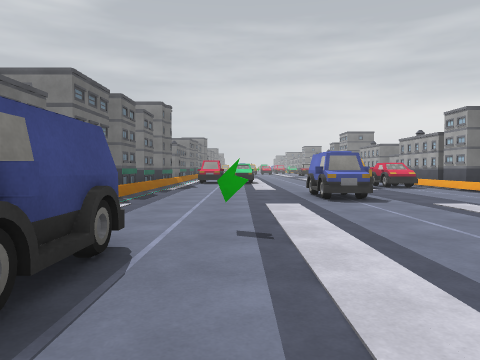
View 1 (above)

16 first-person views from a walk through a scene from a Unity 3-D project. The camera is 1.3 m above the floor, tilts 2° down and sees 70° across. The floor is counted in squares, 2 m on a side. Each view is taken from the middle of a square. On the plan, view 1 faces up. The plan holds only what a view shows up to about 10 squares ahead; the rest is blank. The place goes on beyond the plan. Some animated figures are left out. Surface patterns are stand-ins for the level's own textures.

View 2
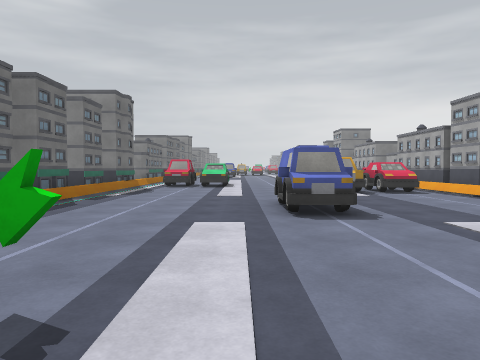

View 3
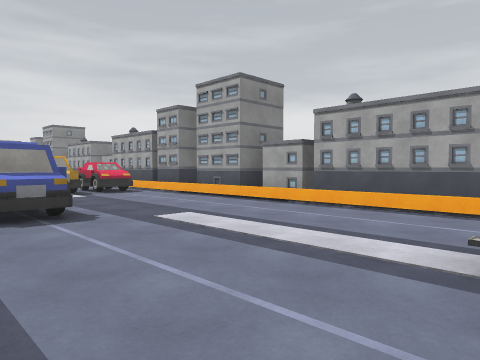

View 4
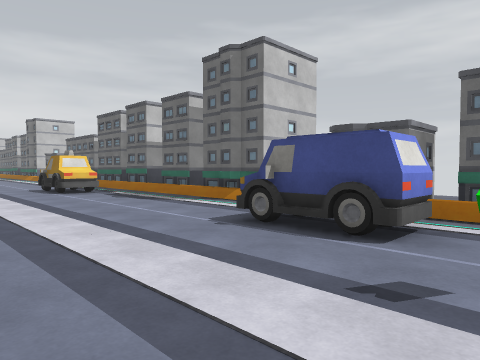

View 5
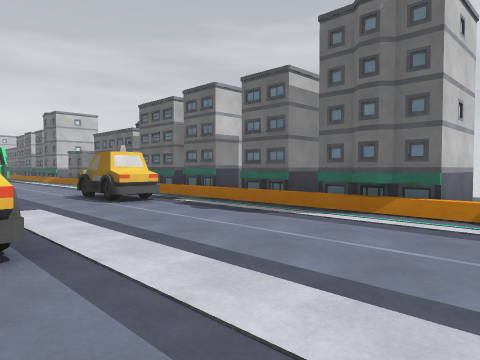

View 6
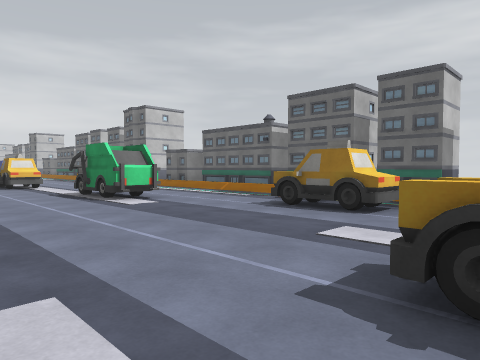

View 7
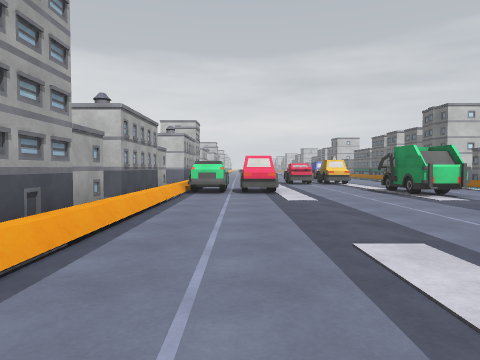

View 8
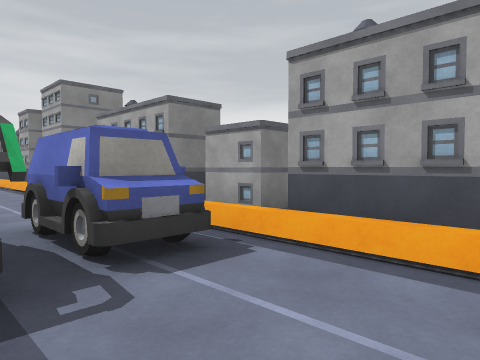

View 9
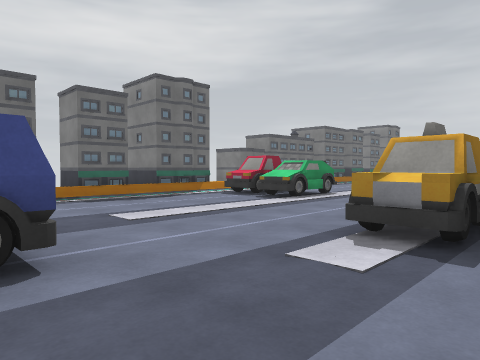

View 10
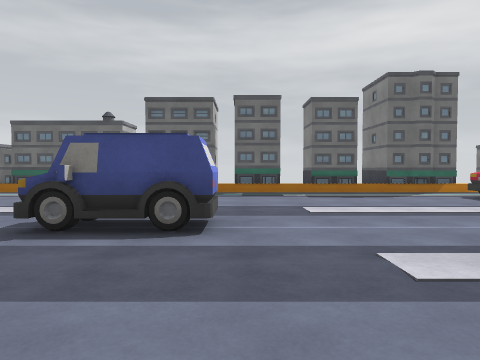

View 11
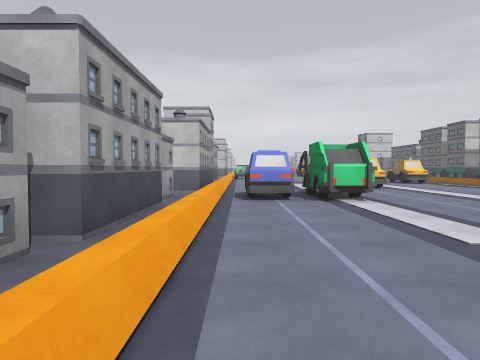

View 12
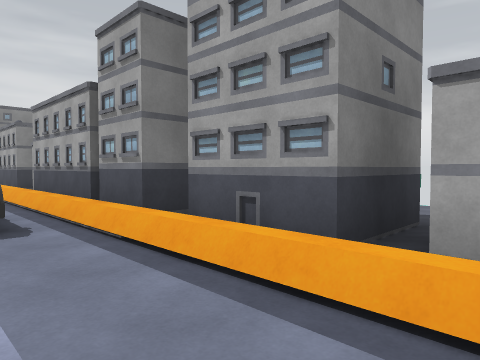

View 13
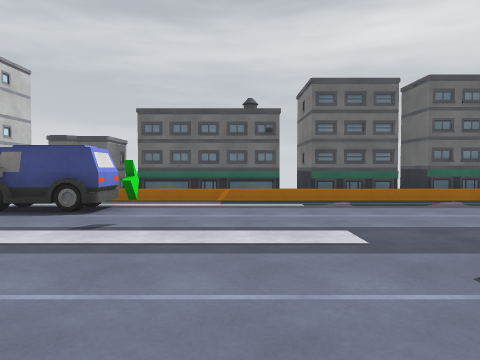

View 14
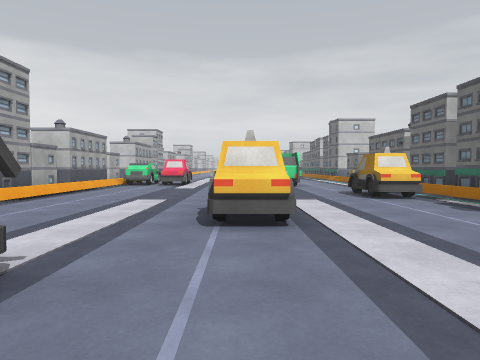

View 15
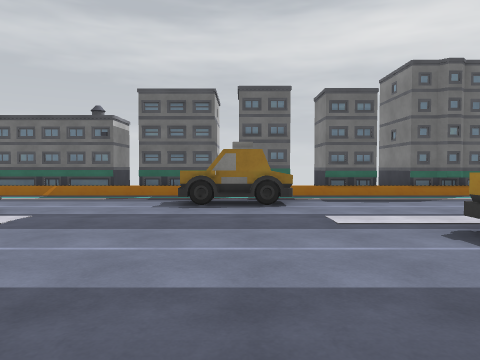

View 16
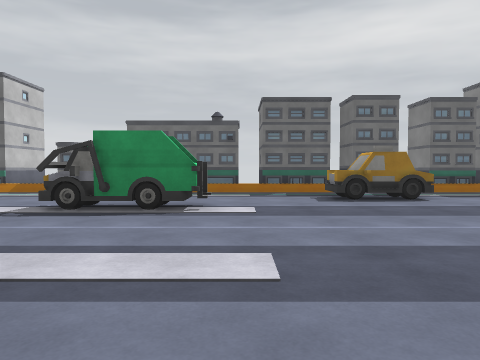

### Floor plan
Key: @ floor where view 1 was taken; # wall or solid block; . floor; A van; B building; T taxi; O other object.
Columns run from 4 left of view 1 to 9 right of it. Each row starts with its distance up from view 1.
 15  #.OO.     #
 14  BOOO..   .#
 13 ##..... TO.#
 12  #......TO.#
 11  #......TO.#
 10  #.........#
  9 ##.........#
  8 ##....A....#B#
  7 #B....A.....BB
  6 ##.........##B
  5  B.........# B
  4  B..O......# B
  3  #.A.......##B
  2 # AA....OAA.BB
  1 #BAA....OAA.#B
  0 ##..@...OAA##
 -1 #B.........#
 -2 ##....T....#
 -3 ##....T....#
 -4  #.........#
 -5  #.T.......#
 -6  #TT.......# B
 -7  #TT.......##B
 -8 ##..........BB
 -9 ##.........##B
-10  B..OO.....# B
-11  B..OO..OOO# B

Positions as (right, up) in squares from view 1, and headings:
1: (0, 0), facing up
2: (1, 2), facing up
3: (1, 2), facing up-right
4: (2, 4), facing down-left
5: (2, 1), facing down-left
6: (4, -3), facing down-left
7: (5, -2), facing down
8: (4, -2), facing up-right
9: (5, 8), facing up-left
10: (6, 9), facing left
11: (6, 9), facing down
12: (5, 7), facing up-right
13: (4, 5), facing left
14: (2, 2), facing down
15: (5, -6), facing left
16: (6, -9), facing left
